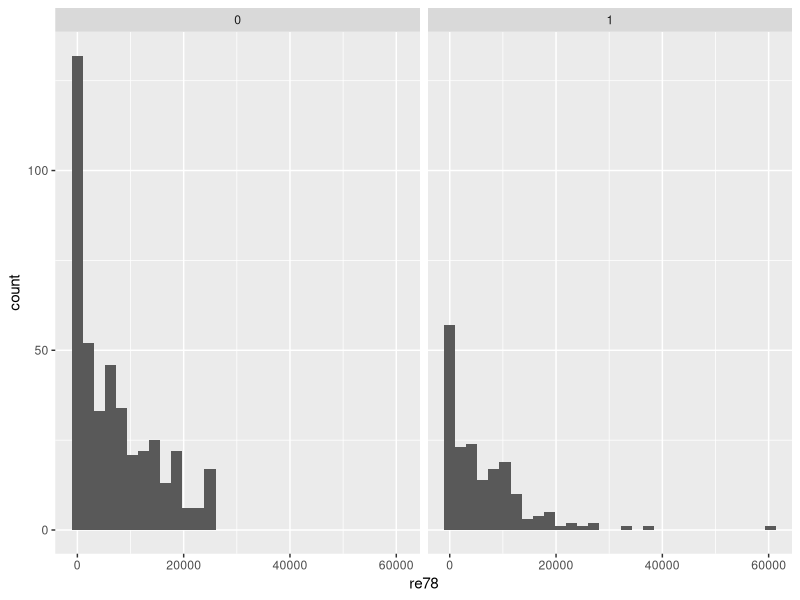
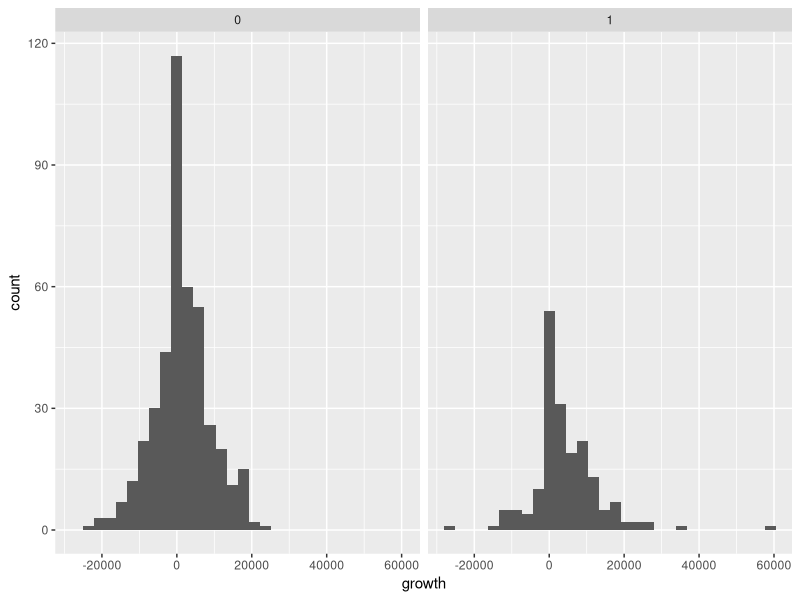
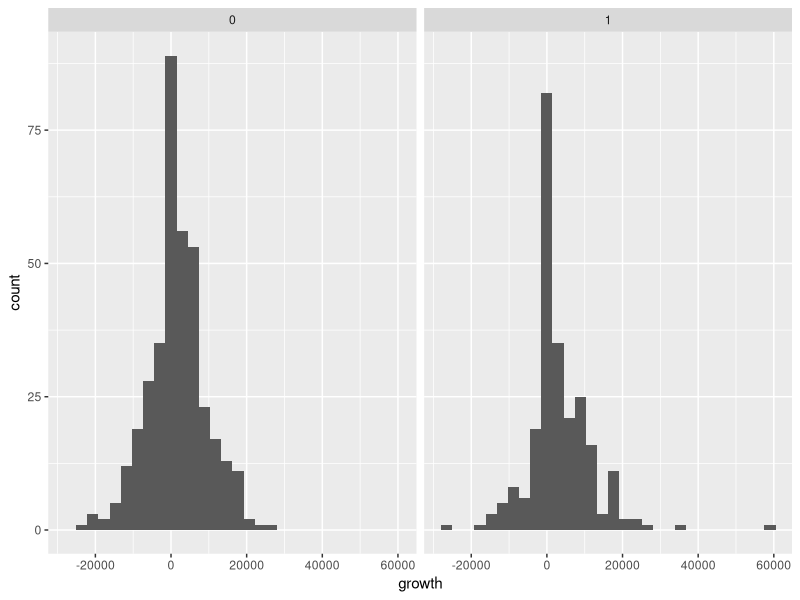
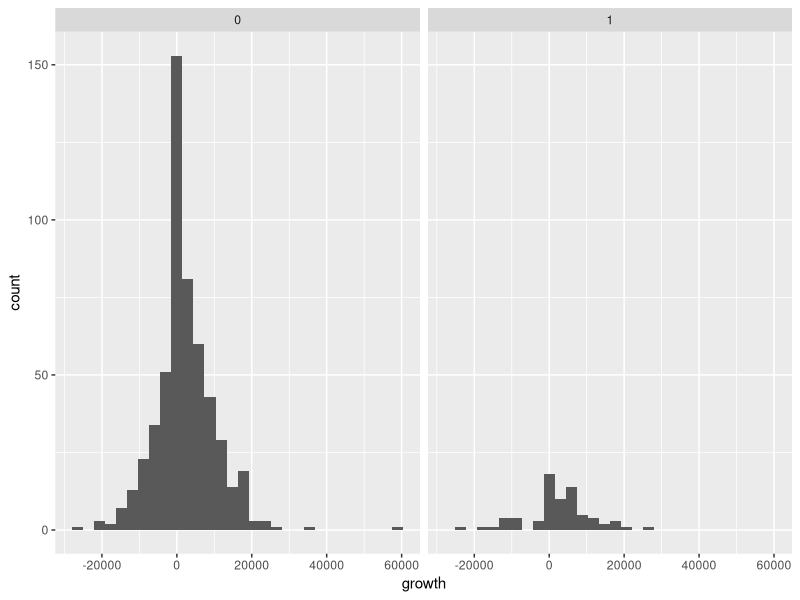
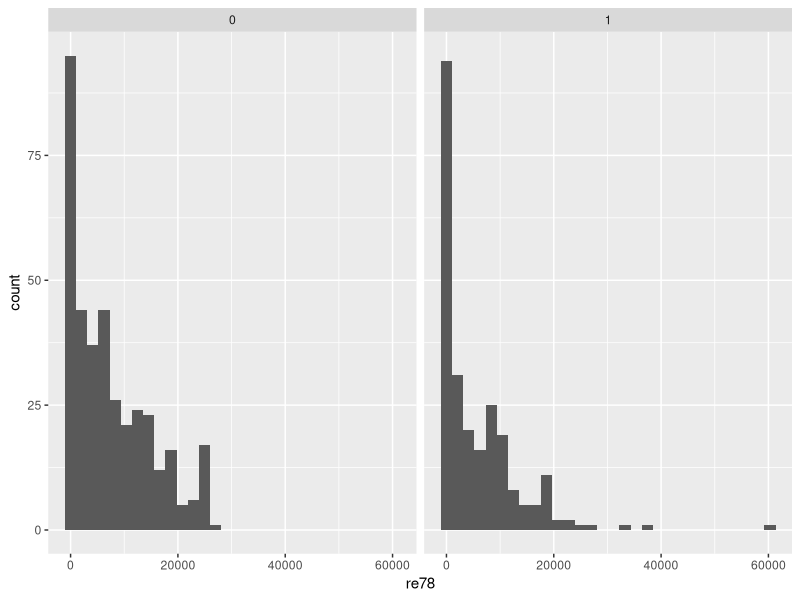
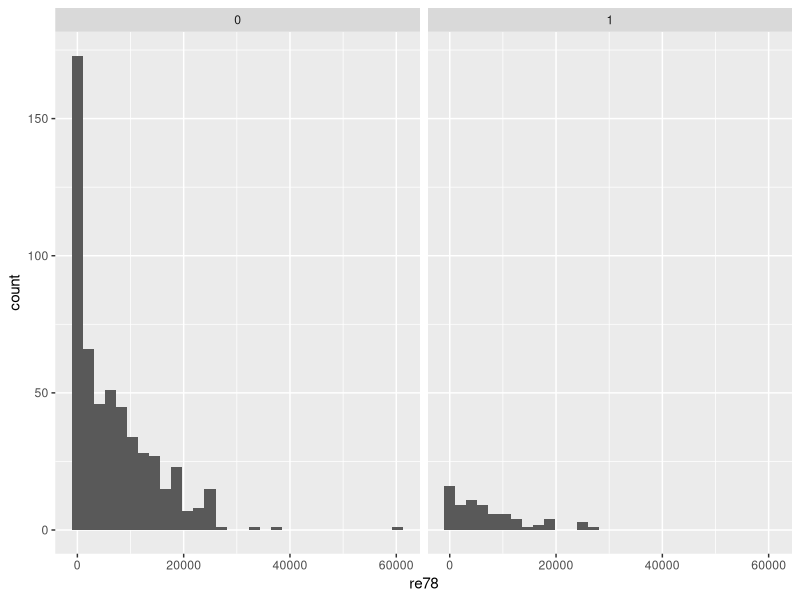
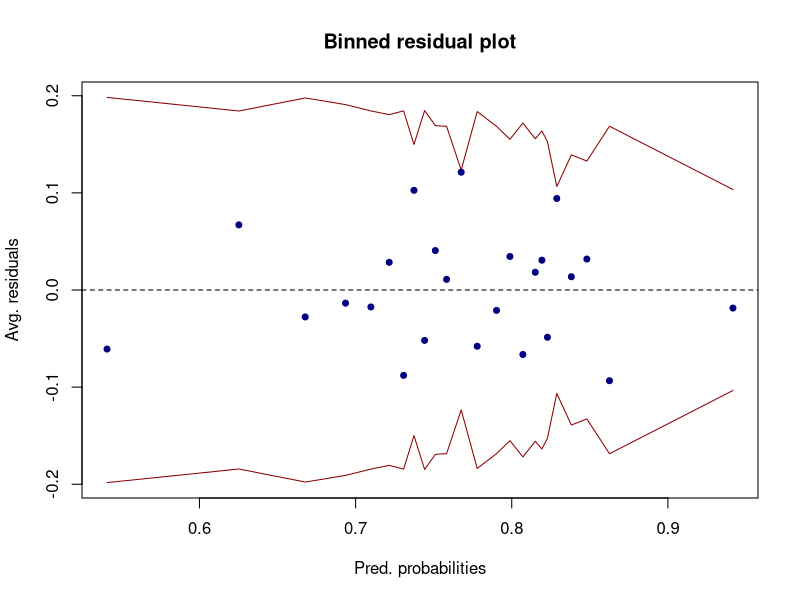
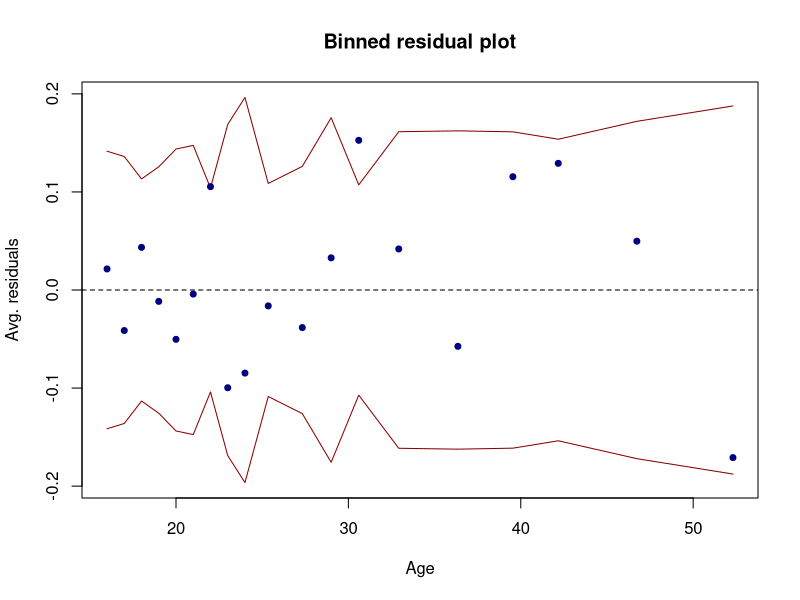

Reproduce these figures in R, in order.
## ---- chunk 1
knitr::opts_chunk$set(echo = TRUE)
library(ggplot2)
library(readr)
library(dplyr)
library(arm)
library(pROC)
library(caret)
## ---- chunk 2
df <- read.csv("../../Data/lalonde.csv")
df$growth <- df$re78 - df$re74

df$wage <- ifelse(df$re78 > 0, 1, 0)

df$race <- ifelse(df$black == 1, 1, ifelse(df$hispan == 1, 2, 0))
df$race <- factor(df$race)

df$treat <- factor(df$treat)
df$married <- factor(df$married)
df$nodegree <- factor(df$nodegree)
df$wage <- factor(df$wage)

summary(is.na(df))
## ---- chunk 3
black <- df %>% filter(black == 1)
mean(black$re78)

not_black <- df %>% filter(black == 0)
mean(not_black$re78)

his <- df %>% filter(hispan == 1)
mean(his$re78)

not_his <- df %>% filter(hispan == 0)
mean(not_his$re78)
## ---- chunk 4
ggplot(df, aes(x = re78)) +
  geom_histogram() +
  facet_grid(. ~treat)

ggplot(df, aes(x = growth)) +
  geom_histogram() +
  facet_grid(. ~treat)
## ---- chunk 5
ggplot(df, aes(x = growth)) +
  geom_histogram() +
  facet_grid(. ~black)
## ---- chunk 6
ggplot(df, aes(x = growth)) +
  geom_histogram() +
  facet_grid(. ~hispan)
## ---- chunk 7
ggplot(df, aes(x = re78)) +
  geom_histogram() +
  facet_grid(. ~black)
## ---- chunk 8
ggplot(df, aes(x = re78)) +
  geom_histogram() +
  facet_grid(. ~hispan)
## ---- chunk 9
glm1 <- glm(wage ~ treat + age + educ + race + married + nodegree + treat*race, data = df, family = binomial())
summary(glm1)
## ---- chunk 10
resids1 <- residuals(glm1, "resp")

binnedplot(fitted(glm1), resids1, xlab="Pred. probabilities",
           col.int="red4",ylab="Avg. residuals",main="Binned residual plot",col.pts="navy")

binnedplot(df$age, resids1, xlab="Age",
           col.int="red4",ylab="Avg. residuals",main="Binned residual plot",col.pts="navy")

## ---- chunk 11
full_glm <- glm(wage ~ treat + age + educ + race + married + nodegree + re74 + 
                  treat*(re74 + married + nodegree + race + age + educ) + 
                  race*(re74 + married + nodegree + age + educ) + 
                  married*(re74 + nodegree + age + educ) +
                  nodegree*(re74 +  age + educ), data = df, family = binomial())
null_glm <- glm(wage ~ treat, data = df, family = binomial())
## ---- chunk 12
f_aic <- step(null_glm, scope = formula(full_glm), direction = "forward", trace = 0) 
summary(f_aic)
## ---- chunk 13
b_aic <- step(full_glm, direction = "backward", trace = 0)
summary(b_aic)
## ---- chunk 14
# backward BIC
# 
# b_bic <- step(full_glm, direction = "backward", trace = 0, k = log(nrow(df)))
# summary(b_bic)
## ---- chunk 15
step_aic <- step(null_glm, scope = formula(full_glm), direction = "both", trace = 0)
summary(step_aic)
## ---- chunk 16
f_resids <- residuals(f_aic, "resp")
b_resids <- residuals(b_aic, "resp")
step_resids <- residuals(step_aic, "resp")

# forward AIC
binnedplot(fitted(f_aic), f_resids, xlab="Pred. probabilities",
           col.int="red4",ylab="Avg. residuals",main="Binned residual plot",col.pts="navy", 
           cex.main = 0.9, cex.lab = 0.7, cex.axis = 0.7)

# backward AIC
binnedplot(fitted(b_aic), b_resids, xlab="Pred. probabilities",
           col.int="red4",ylab="Avg. residuals",main="Binned residual plot",col.pts="navy", 
           cex.main = 0.9, cex.lab = 0.7, cex.axis = 0.7)

# stepwise AIC
binnedplot(fitted(step_aic), step_resids, xlab="Pred. probabilities",
           col.int="red4",ylab="Avg. residuals",main="Binned residual plot",col.pts="navy", 
           cex.main = 0.9, cex.lab = 0.7, cex.axis = 0.7)
## ---- chunk 17
invisible(roc(df$wage, fitted(f_aic), plot = T, print.thres = mean(as.numeric(as.character(df$wage))), legacy.axes = T, print.auc = T, col = "red3", main = "Forward AIC", cex.main = 0.9, cex.lab = 0.7, cex.axis = 0.7))

invisible(roc(df$wage, fitted(b_aic), plot = T, print.thres = mean(as.numeric(as.character(df$wage))), legacy.axes = T, print.auc = T, col = "red3", main = "Backwards AIC", cex.main = 0.9, cex.lab = 0.7, cex.axis = 0.7))

invisible(roc(df$wage, fitted(step_aic), plot = T, print.thres = mean(as.numeric(as.character(df$wage))), legacy.axes = T, print.auc = T, col = "red3", main = "Stepwise AIC", cex.main = 0.9, cex.lab = 0.7, cex.axis = 0.7))
## ---- chunk 18
# forward AIC
cm1 <- confusionMatrix(as.factor(ifelse(fitted(f_aic) >= mean(as.numeric(as.character(df$wage))), "1","0")),
                            df$wage, positive = "1")
# backward AIC
cm2 <- confusionMatrix(as.factor(ifelse(fitted(b_aic) >= mean(as.numeric(as.character(df$wage))), "1","0")),
                            as.factor(df$wage),positive = "1")
# stepwise AIC
cm3 <- confusionMatrix(as.factor(ifelse(fitted(step_aic) >= mean(as.numeric(as.character(df$wage))), "1","0")),
                            as.factor(df$wage),positive = "1")
## ---- chunk 19
# fowards AIC
cm1$table
cm1$overall["Accuracy"]
cm1$byClass[c("Sensitivity","Specificity")]
## ---- chunk 20
# backwards AIC
cm2$table
cm2$overall["Accuracy"]
cm2$byClass[c("Sensitivity","Specificity")]
## ---- chunk 21
# stepwise AIC
cm3$table
cm3$overall["Accuracy"]
cm3$byClass[c("Sensitivity","Specificity")]
## ---- chunk 22
final_model <- glm(wage ~ treat + age + educ + race + married + nodegree + 
    re74 + treat:re74 + treat:race + treat:age + race:married + race:nodegree + educ:race + age:nodegree, 
    family = binomial(), data = df)

no_race <- glm(wage ~ treat + age + educ + race + married + nodegree + 
    re74 + treat:re74 + treat:age + race:married + race:nodegree + educ:race + age:nodegree, 
    family = binomial(), data = df)

anova(no_race, final_model, test = "Chisq")
